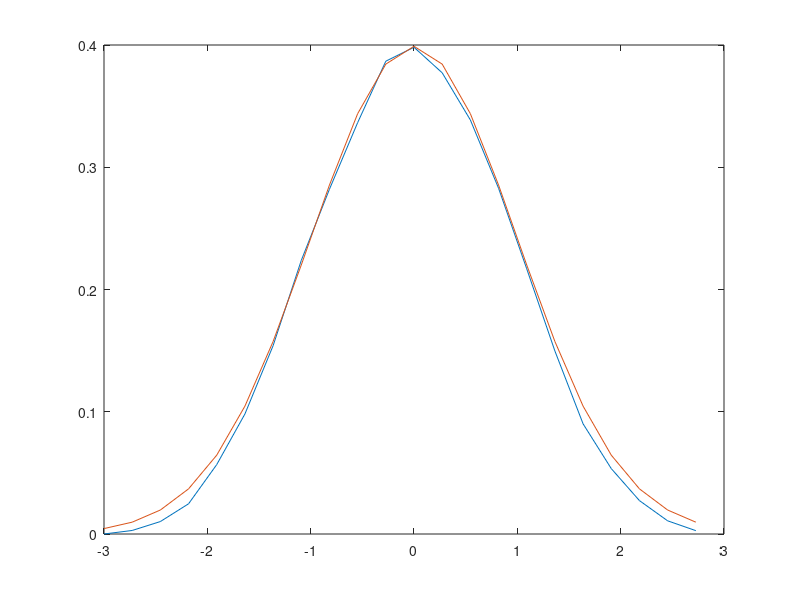

Write the MATLAB code that produced this figure.
clear
%Number of trials
trials = 100000;

%First Loop. Creates the probability dist. for 4 6-sided dice)
y1 = zeros(1,22);
x = 3:24;

for i = 1:1:trials;
    %for trials# of cases
    roll = ceil(rand*6)+ceil(rand*6)+ceil(rand*6)+ceil(rand*6); %number between 1 and 6, twice (Add two dice)
    for j = 1:1:22;
        if roll == j+2;
            y1(j) = y1(j)+1;
        end
    end
    
        
end



%Creates the Plots
y1 = y1./trials; %makes all probability between 0 and 1
x = (((x-3)./22).*6)-3; %makes it between -1 and 1




var1 = 1/(sqrt(2*pi));
e = exp(1);

plot(x,y1.*3.5238,x,var1*e.^(-((x.^(2))/2)));



